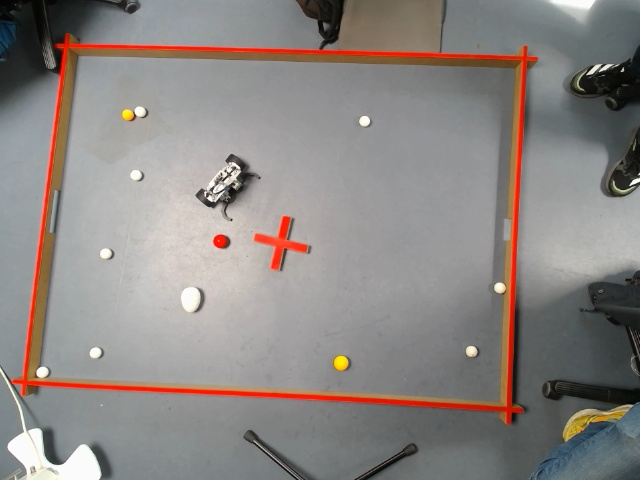
#> input picture AI/images/image_10.jpg, 640 x 480 px
$ python -i video.py   (imports and definitions only)
#> lines starting #> are read from the running program, lines starting #| are printed output that depends on the picture
from ultralytics import YOLO
import cv2
import numpy as np
import math

from sklearn.decomposition import PCA


DEBUG = True  # Set to True to enable debug mode

# [57 lines left out: functions calculate_robot_orientation, draw_robot_with_direction, not called in this run]

def get_robot_angle(frame):
    angle = None

    # green range
    color1_hsv = (np.array([70, 100, 50]), np.array([95, 255, 200]))
    # yellow range
    color2_hsv = (np.array([20, 100, 100]), np.array([35, 255, 255]))

    if not ret:
        print("Error: Unable to read frame from camera.")
        return None

    display_frame = frame.copy()  # Create a copy for visualization


    hsv = cv2.cvtColor(frame, cv2.COLOR_BGR2HSV)
    # makes masks[color]
    masks = {color: cv2.inRange(hsv, *hsv_range) for color, hsv_range in zip(('color1', 'color2'), (color1_hsv, color2_hsv))}
    centers = {}

    for color, mask in masks.items():
        contours, _ = cv2.findContours(mask, cv2.RETR_EXTERNAL, cv2.CHAIN_APPROX_SIMPLE)
        if contours:
            largest = max(contours, key=cv2.contourArea)
            # area size to catch, currently: 100 pixels
            if cv2.contourArea(largest) > 1:
                M = cv2.moments(largest)
                centers[color] = (int(M['m10']/M['m00']), int(M['m01']/M['m00']))

                    # Draw the contour and center for each color
                color_bgr = (0, 0, 255) if color == 'color1' else (0, 255, 255)  # Red for color1, Yellow for color2
                cv2.drawContours(display_frame, [largest], -1, color_bgr, 2)
                cv2.circle(display_frame, centers[color], 5, color_bgr, -1)

    result = np.zeros_like(frame)


    if 'color1' in centers and 'color2' in centers:

        # Draw line between the two color centers
        cv2.line(display_frame, centers['color1'], centers['color2'], (255, 255, 255), 2)

        # Calculate angle
        dx, dy = np.subtract(centers['color1'], centers['color2'])
        angle = (math.degrees(math.atan2(dy, dx)) + 360) % 360

        # Add text showing the angle
        text_pos = ((centers['color1'][0] + centers['color2'][0]) // 2,
                   (centers['color1'][1] + centers['color2'][1]) // 2 - 20)
        cv2.putText(display_frame, f"Angle: {angle:.1f}°", text_pos,
                   cv2.FONT_HERSHEY_SIMPLEX, 0.7, (255, 255, 255), 2)

    # Display the frame
    if DEBUG:
        cv2.imshow("Robot Direction", display_frame)
        cv2.waitKey(1)  # Small delay to allow display to update

    return angle


# Load your trained model
#model = YOLO("ball_detect/v3_balls_s_night_run/weights/best.pt")
# [1 line that did not run here, left out]
# [101 lines not run here, left out]

>>> import cv2
>>> picture = cv2.imread('images/image_10.jpg', cv2.IMREAD_GRAYSCALE)
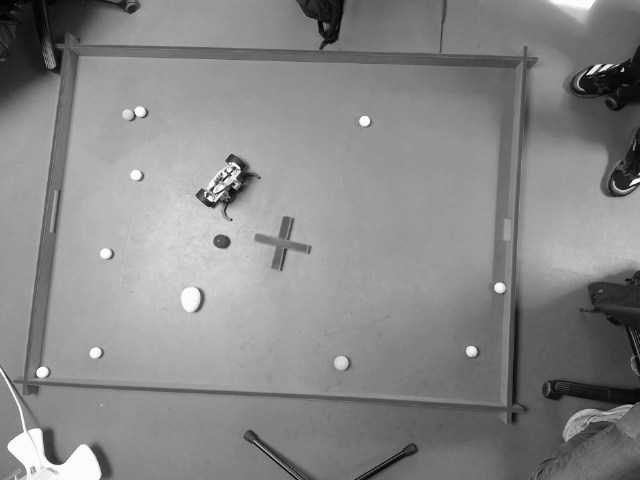
#> picture: shape (480, 640); min 0, max 255, mean 135.5
#> (the run stopped early here; a loop or call above may not have finished)

$ run again, on AI/images/image_1000.jpg
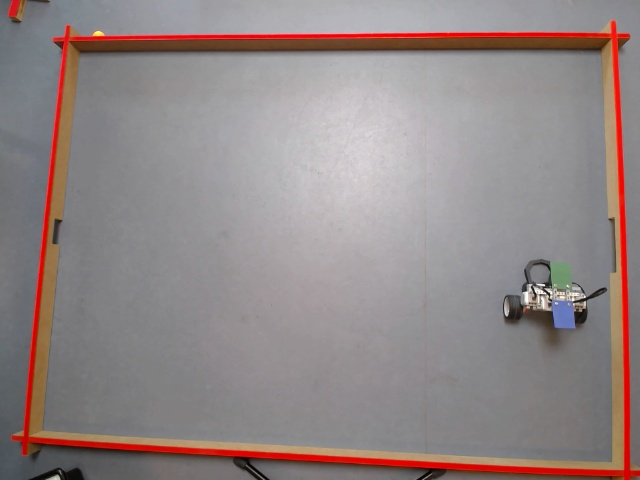
#> input picture AI/images/image_1000.jpg, 640 x 480 px
#> `picture = cv2.imread('images/image_10.jpg', cv2.IMREAD_GRAYSCALE)`:
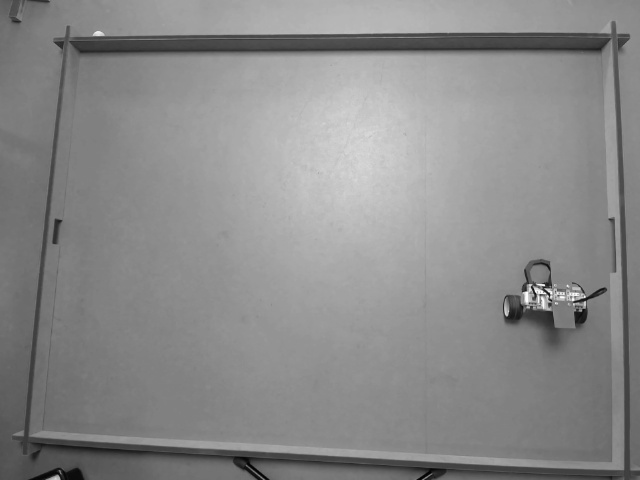
#> picture: shape (480, 640); min 2, max 253, mean 138.1
